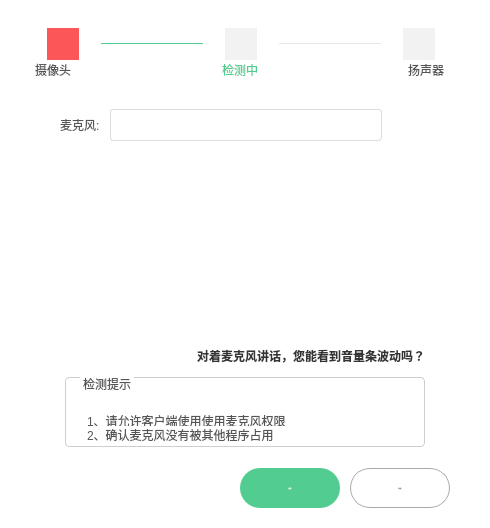
     <widget class="QWidget" name="page_mic">
      <property name="styleSheet">
       <string notr="true">	background-color: rgb(255,255,255);</string>
      </property>
      <layout class="QGridLayout" name="gridLayout">
       <property name="leftMargin">
        <number>0</number>
       </property>
       <property name="topMargin">
        <number>28</number>
       </property>
       <property name="rightMargin">
        <number>0</number>
       </property>
       <property name="bottomMargin">
        <number>20</number>
       </property>
       <property name="spacing">
        <number>0</number>
       </property>
       <item row="0" column="0">
        <layout class="QVBoxLayout" name="verticalLayout_8">
         <property name="spacing">
          <number>0</number>
         </property>
         <item>
          <layout class="QVBoxLayout" name="verticalLayout_3">
           <property name="spacing">
            <number>0</number>
           </property>
           <item>
            <layout class="QHBoxLayout" name="horizontalLayout_22">
             <property name="spacing">
              <number>0</number>
             </property>
             <property name="leftMargin">
              <number>25</number>
             </property>
             <property name="rightMargin">
              <number>30</number>
             </property>
             <item>
              <widget class="QLabel" name="label_camera">
               <property name="minimumSize">
                <size>
                 <width>32</width>
                 <height>32</height>
                </size>
               </property>
               <property name="maximumSize">
                <size>
                 <width>32</width>
                 <height>32</height>
                </size>
               </property>
               <property name="styleSheet">
                <string notr="true">border-image: url(:/ctrl/img/ctrl/big/Device_Error.png);
background:rgba(252,86,89,1);
border-radius:20px;
</string>
               </property>
               <property name="text">
                <string/>
               </property>
              </widget>
             </item>
             <item>
              <widget class="QLabel" name="label_42">
               <property name="minimumSize">
                <size>
                 <width>102</width>
                 <height>1</height>
                </size>
               </property>
               <property name="maximumSize">
                <size>
                 <width>102</width>
                 <height>1</height>
                </size>
               </property>
               <property name="styleSheet">
                <string notr="true">border:1px;
background-color:#52CC90</string>
               </property>
               <property name="text">
                <string/>
               </property>
              </widget>
             </item>
             <item>
              <widget class="QLabel" name="label_43">
               <property name="minimumSize">
                <size>
                 <width>32</width>
                 <height>32</height>
                </size>
               </property>
               <property name="maximumSize">
                <size>
                 <width>32</width>
                 <height>32</height>
                </size>
               </property>
               <property name="styleSheet">
                <string notr="true">border-image: url(:/ctrl/img/ctrl/big/Device_mic_click.png);
background:rgba(242,242,242,1);
border-radius:20px;
</string>
               </property>
               <property name="text">
                <string/>
               </property>
              </widget>
             </item>
             <item>
              <widget class="QLabel" name="label_52">
               <property name="minimumSize">
                <size>
                 <width>102</width>
                 <height>1</height>
                </size>
               </property>
               <property name="maximumSize">
                <size>
                 <width>102</width>
                 <height>1</height>
                </size>
               </property>
               <property name="styleSheet">
                <string notr="true">border:1px;
background-color:#E8E8E8</string>
               </property>
               <property name="text">
                <string/>
               </property>
              </widget>
             </item>
             <item>
              <widget class="QLabel" name="label_53">
               <property name="minimumSize">
                <size>
                 <width>32</width>
                 <height>32</height>
                </size>
               </property>
               <property name="maximumSize">
                <size>
                 <width>32</width>
                 <height>32</height>
                </size>
               </property>
               <property name="styleSheet">
                <string notr="true">border-image:url(:/ctrl/img/ctrl/big/Device_speaker_Normal.png);
background:rgba(242,242,242,1);
border-radius:20px;
</string>
               </property>
               <property name="text">
                <string/>
               </property>
              </widget>
             </item>
            </layout>
           </item>
           <item>
            <layout class="QHBoxLayout" name="horizontalLayout_23">
             <property name="spacing">
              <number>0</number>
             </property>
             <property name="leftMargin">
              <number>35</number>
             </property>
             <property name="rightMargin">
              <number>40</number>
             </property>
             <item>
              <widget class="QLabel" name="label_54">
               <property name="minimumSize">
                <size>
                 <width>42</width>
                 <height>16</height>
                </size>
               </property>
               <property name="maximumSize">
                <size>
                 <width>42</width>
                 <height>16</height>
                </size>
               </property>
               <property name="styleSheet">
                <string notr="true">font: 14px &quot;微软雅黑&quot;;
color:rgba(85,85,85,1);</string>
               </property>
               <property name="text">
                <string>摄像头</string>
               </property>
              </widget>
             </item>
             <item>
              <spacer name="horizontalSpacer_21">
               <property name="orientation">
                <enum>Qt::Horizontal</enum>
               </property>
               <property name="sizeHint" stdset="0">
                <size>
                 <width>40</width>
                 <height>20</height>
                </size>
               </property>
              </spacer>
             </item>
             <item>
              <widget class="QLabel" name="label_55">
               <property name="minimumSize">
                <size>
                 <width>42</width>
                 <height>16</height>
                </size>
               </property>
               <property name="maximumSize">
                <size>
                 <width>42</width>
                 <height>16</height>
                </size>
               </property>
               <property name="styleSheet">
                <string notr="true">font: 14px &quot;微软雅黑&quot;;
color:rgba(82,204,144,1);</string>
               </property>
               <property name="text">
                <string>检测中</string>
               </property>
              </widget>
             </item>
             <item>
              <spacer name="horizontalSpacer_23">
               <property name="orientation">
                <enum>Qt::Horizontal</enum>
               </property>
               <property name="sizeHint" stdset="0">
                <size>
                 <width>40</width>
                 <height>20</height>
                </size>
               </property>
              </spacer>
             </item>
             <item>
              <widget class="QLabel" name="label_56">
               <property name="minimumSize">
                <size>
                 <width>42</width>
                 <height>16</height>
                </size>
               </property>
               <property name="maximumSize">
                <size>
                 <width>42</width>
                 <height>16</height>
                </size>
               </property>
               <property name="styleSheet">
                <string notr="true">font: 14px &quot;微软雅黑&quot;;
color:rgba(85,85,85,1);</string>
               </property>
               <property name="text">
                <string>扬声器</string>
               </property>
              </widget>
             </item>
            </layout>
           </item>
          </layout>
         </item>
         <item>
          <spacer name="verticalSpacer_10">
           <property name="orientation">
            <enum>Qt::Vertical</enum>
           </property>
           <property name="sizeType">
            <enum>QSizePolicy::Fixed</enum>
           </property>
           <property name="sizeHint" stdset="0">
            <size>
             <width>20</width>
             <height>29</height>
            </size>
           </property>
          </spacer>
         </item>
         <item>
          <layout class="QHBoxLayout" name="horizontalLayout_11">
           <property name="spacing">
            <number>10</number>
           </property>
           <property name="leftMargin">
            <number>60</number>
           </property>
           <item>
            <widget class="QLabel" name="label_16">
             <property name="styleSheet">
              <string notr="true">color:rgba(85,85,85,1);
font: 14px &quot;微软雅黑&quot;;</string>
             </property>
             <property name="text">
              <string>麦克风:</string>
             </property>
            </widget>
           </item>
           <item>
            <widget class="QComboBox" name="comboBox_micDev">
             <property name="enabled">
              <bool>true</bool>
             </property>
             <property name="minimumSize">
              <size>
               <width>272</width>
               <height>32</height>
              </size>
             </property>
             <property name="maximumSize">
              <size>
               <width>272</width>
               <height>32</height>
              </size>
             </property>
             <property name="styleSheet">
              <string notr="true">
QComboBox {
font: 14px &quot;微软雅黑&quot;;
    border: 1px solid rgb(221, 221, 221);
    border-radius: 3px;
    padding: 1px 1px 1px 5px;
    background-color: rgb(255, 255, 255);
	color: rgb(68, 68, 68);
}

QComboBox::down-arrow {
	image: url(:/ctrl/img/ctrl/media_setting_down.png);

}
QComboBox::drop-down{
    border:0px;
}

QComboBox::up-arrow {
	image: url(:/ctrl/img/ctrl/media_setting_up.png);
}

QComboBox QAbstractItemView{
    outline: 0px;
    border-radius:4px;
	color: rgb(68, 68, 68);
	selection-background-color: rgb(82, 204, 144);
	selection-radius:4px;
	background-color: rgb(255, 255, 255);
	border-left:15px;
 border: 1px solid rgb(221, 221, 221);
}

/*滚动条样式 开始*/
QScrollBar:vertical
{
border-radius:4px;
width:6px;
background:rgba(255,255,255, 255);
margin:0px,0px,0px,0px;

}

QScrollBar::handle:vertical
{
background:rgba(210,210,210, 255);
border-radius:3px;
min-height:20;
border: 1px solid #D2D2D2;
}

QComboBox:!enabled {
    border: 1px solid  rgb(232, 232, 232);
	color: rgb(181, 181, 181);
}
</string>
             </property>
            </widget>
           </item>
           <item>
            <spacer name="horizontalSpacer_13">
             <property name="orientation">
              <enum>Qt::Horizontal</enum>
             </property>
             <property name="sizeHint" stdset="0">
              <size>
               <width>40</width>
               <height>20</height>
              </size>
             </property>
            </spacer>
           </item>
          </layout>
         </item>
         <item>
          <spacer name="verticalSpacer_11">
           <property name="orientation">
            <enum>Qt::Vertical</enum>
           </property>
           <property name="sizeType">
            <enum>QSizePolicy::Fixed</enum>
           </property>
           <property name="sizeHint" stdset="0">
            <size>
             <width>20</width>
             <height>10</height>
            </size>
           </property>
          </spacer>
         </item>
         <item>
          <layout class="QHBoxLayout" name="horizontalLayout_13">
           <property name="leftMargin">
            <number>60</number>
           </property>
           <item>
            <widget class="VolumePaintWdg" name="widget_micVolume" native="true">
             <property name="minimumSize">
              <size>
               <width>278</width>
               <height>20</height>
              </size>
             </property>
             <property name="maximumSize">
              <size>
               <width>278</width>
               <height>20</height>
              </size>
             </property>
             <property name="styleSheet">
              <string notr="true"/>
             </property>
            </widget>
           </item>
          </layout>
         </item>
         <item>
          <spacer name="verticalSpacer_9">
           <property name="orientation">
            <enum>Qt::Vertical</enum>
           </property>
           <property name="sizeType">
            <enum>QSizePolicy::Fixed</enum>
           </property>
           <property name="sizeHint" stdset="0">
            <size>
             <width>20</width>
             <height>172</height>
            </size>
           </property>
          </spacer>
         </item>
         <item>
          <layout class="QHBoxLayout" name="horizontalLayout_26">
           <property name="spacing">
            <number>0</number>
           </property>
           <property name="leftMargin">
            <number>0</number>
           </property>
           <item>
            <widget class="QLabel" name="label_62">
             <property name="minimumSize">
              <size>
               <width>360</width>
               <height>25</height>
              </size>
             </property>
             <property name="maximumSize">
              <size>
               <width>200</width>
               <height>25</height>
              </size>
             </property>
             <property name="styleSheet">
              <string notr="true">
color:rgba(51,51,51,1);
font: 18px &quot;微软雅黑&quot;;

font-weight:500;</string>
             </property>
             <property name="text">
              <string>对着麦克风讲话，您能看到音量条波动吗？</string>
             </property>
             <property name="alignment">
              <set>Qt::AlignRight|Qt::AlignTrailing|Qt::AlignVCenter</set>
             </property>
            </widget>
           </item>
          </layout>
         </item>
         <item>
          <spacer name="verticalSpacer_12">
           <property name="orientation">
            <enum>Qt::Vertical</enum>
           </property>
           <property name="sizeType">
            <enum>QSizePolicy::Fixed</enum>
           </property>
           <property name="sizeHint" stdset="0">
            <size>
             <width>20</width>
             <height>9</height>
            </size>
           </property>
          </spacer>
         </item>
         <item>
          <layout class="QHBoxLayout" name="horizontalLayout_10">
           <property name="spacing">
            <number>0</number>
           </property>
           <property name="leftMargin">
            <number>0</number>
           </property>
           <item>
            <widget class="QGroupBox" name="groupBox_4">
             <property name="minimumSize">
              <size>
               <width>360</width>
               <height>70</height>
              </size>
             </property>
             <property name="maximumSize">
              <size>
               <width>360</width>
               <height>70</height>
              </size>
             </property>
             <property name="styleSheet">
              <string notr="true">QGroupBox{
font: 14px &quot;微软雅黑&quot;;
   border:1px solid rgba(206,206,206,1);
    border-radius: 4px;
    background-color: rgb(255, 255, 255);
	color:rgba(85,85,85,1);
 margin-top: 2.5ex; 
}
 
QGroupBox::title {
     subcontrol-origin: margin;
     subcontrol-position: top left;
   left:15px;      
     margin-left: 0px;
     padding:0 1px;  
}</string>
             </property>
             <property name="title">
              <string>检测提示</string>
             </property>
             <layout class="QVBoxLayout" name="verticalLayout_7">
              <property name="leftMargin">
               <number>19</number>
              </property>
              <property name="topMargin">
               <number>15</number>
              </property>
              <property name="bottomMargin">
               <number>10</number>
              </property>
              <item>
               <widget class="QLabel" name="label_12">
                <property name="minimumSize">
                 <size>
                  <width>0</width>
                  <height>18</height>
                 </size>
                </property>
                <property name="maximumSize">
                 <size>
                  <width>16777215</width>
                  <height>18</height>
                 </size>
                </property>
                <property name="styleSheet">
                 <string notr="true">font: 12px &quot;微软雅黑&quot;;

	color:rgba(85,85,85,1);</string>
                </property>
                <property name="text">
                 <string>1、请允许客户端使用使用麦克风权限</string>
                </property>
               </widget>
              </item>
              <item>
               <widget class="QLabel" name="label_63">
                <property name="minimumSize">
                 <size>
                  <width>0</width>
                  <height>18</height>
                 </size>
                </property>
                <property name="maximumSize">
                 <size>
                  <width>16777215</width>
                  <height>18</height>
                 </size>
                </property>
                <property name="styleSheet">
                 <string notr="true">font: 12px &quot;微软雅黑&quot;;

	color:rgba(85,85,85,1);</string>
                </property>
                <property name="text">
                 <string>2、确认麦克风没有被其他程序占用</string>
                </property>
               </widget>
              </item>
             </layout>
            </widget>
           </item>
          </layout>
         </item>
         <item>
          <spacer name="verticalSpacer_13">
           <property name="orientation">
            <enum>Qt::Vertical</enum>
           </property>
           <property name="sizeHint" stdset="0">
            <size>
             <width>20</width>
             <height>21</height>
            </size>
           </property>
          </spacer>
         </item>
         <item>
          <layout class="QHBoxLayout" name="horizontalLayout_7">
           <property name="spacing">
            <number>10</number>
           </property>
           <property name="leftMargin">
            <number>200</number>
           </property>
           <property name="rightMargin">
            <number>40</number>
           </property>
           <item>
            <spacer name="horizontalSpacer_10">
             <property name="orientation">
              <enum>Qt::Horizontal</enum>
             </property>
             <property name="sizeHint" stdset="0">
              <size>
               <width>40</width>
               <height>20</height>
              </size>
             </property>
            </spacer>
           </item>
           <item>
            <widget class="QPushButton" name="pushButton_TestScuess_mic">
             <property name="enabled">
              <bool>true</bool>
             </property>
             <property name="minimumSize">
              <size>
               <width>100</width>
               <height>40</height>
              </size>
             </property>
             <property name="maximumSize">
              <size>
               <width>100</width>
               <height>40</height>
              </size>
             </property>
             <property name="font">
              <font>
               <family>微软雅黑</family>
               <pointsize>-1</pointsize>
               <weight>50</weight>
               <italic>false</italic>
               <bold>false</bold>
              </font>
             </property>
             <property name="styleSheet">
              <string notr="true">QPushButton{	
font: 14px &quot;微软雅黑&quot;;
	color: rgb(255, 255, 255);
	border:0px;
	border-radius:20px;
	background-color: rgb(82, 204, 144);
}

QPushButton:hover{
	color: rgb(255, 255, 255);
	border:0px;
	border-radius:20px;
	background-color: rgb(52, 184, 119);
}

QPushButton:!enabled{
	color: rgb(255, 255, 255);
	border:0px;
	border-radius:20px;	
	background-color: rgb(220, 244, 232);
}

</string>
             </property>
             <property name="text">
              <string>能看到</string>
             </property>
            </widget>
           </item>
           <item>
            <widget class="QPushButton" name="pushButton_TestFaile_mic">
             <property name="enabled">
              <bool>true</bool>
             </property>
             <property name="minimumSize">
              <size>
               <width>100</width>
               <height>40</height>
              </size>
             </property>
             <property name="maximumSize">
              <size>
               <width>100</width>
               <height>40</height>
              </size>
             </property>
             <property name="font">
              <font>
               <family>微软雅黑</family>
               <pointsize>-1</pointsize>
               <weight>50</weight>
               <italic>false</italic>
               <bold>false</bold>
              </font>
             </property>
             <property name="styleSheet">
              <string notr="true">QPushButton{	
font: 14px &quot;微软雅黑&quot;;
	color:rgba(85,85,85,1);
	border:1px solid rgba(170,170,170,1);
	border-radius:20px;

}

QPushButton:hover{

	color: rgb(68, 68, 68);
	border: 1px solid rgb(196, 196, 196);
	border-radius:20px;
	background-color: rgb(239, 239, 239);
}

QPushButton:!enabled{
	color: rgb(255, 255, 255);
	border:0px;
	border-radius:20px;	
	background-color: rgb(220, 244, 232);
}

</string>
             </property>
             <property name="text">
              <string>看不到</string>
             </property>
            </widget>
           </item>
          </layout>
         </item>
        </layout>
       </item>
      </layout>
     </widget>
